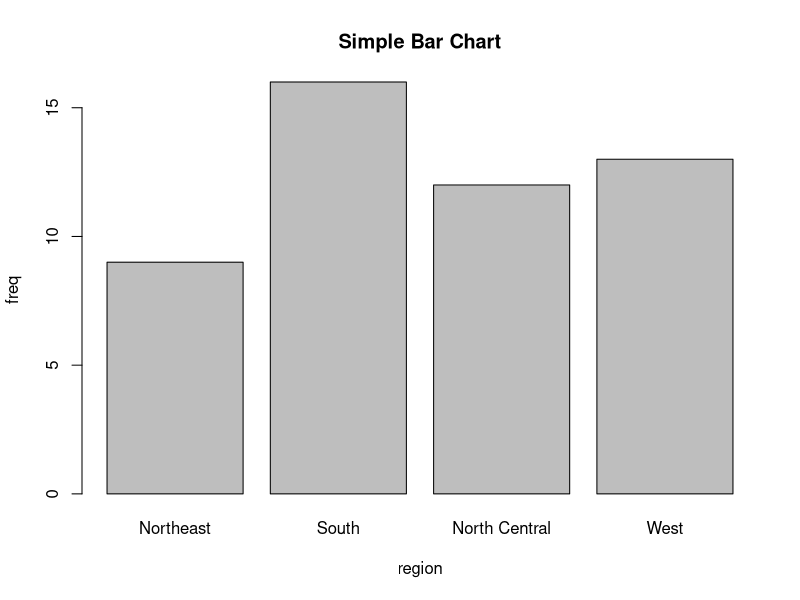
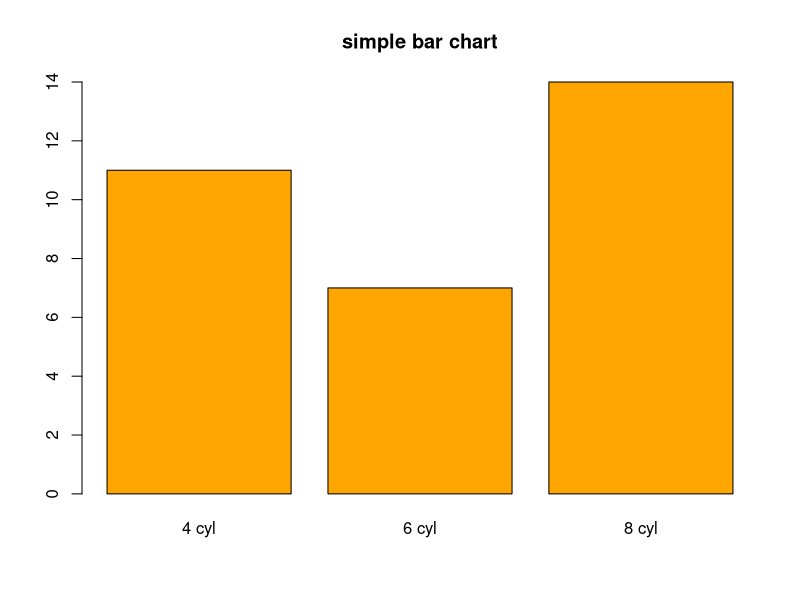
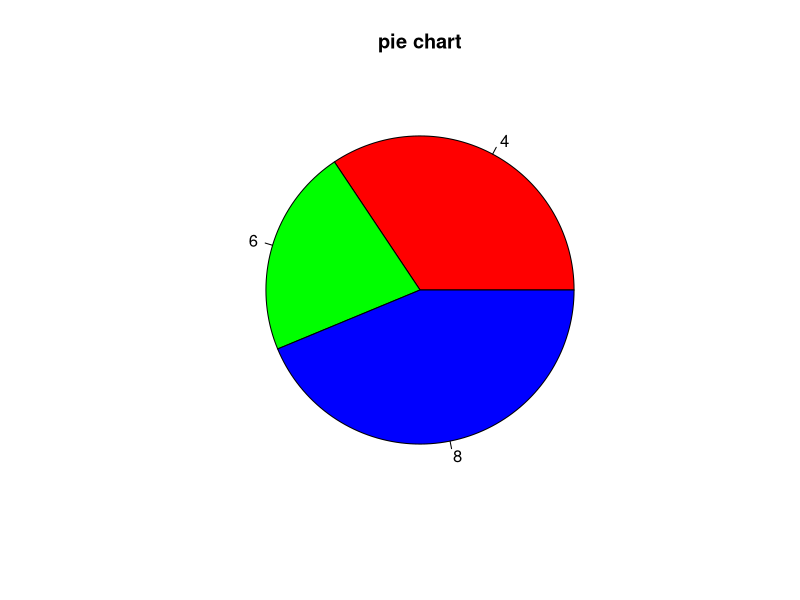
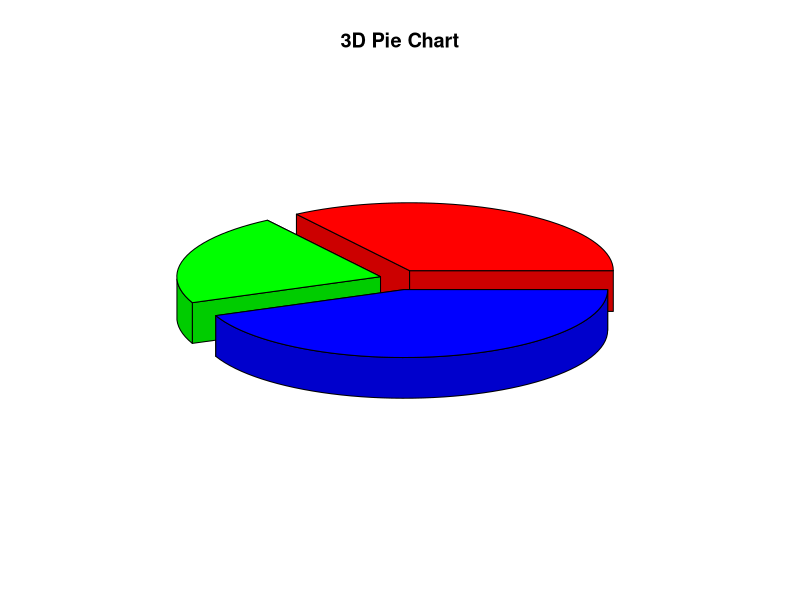
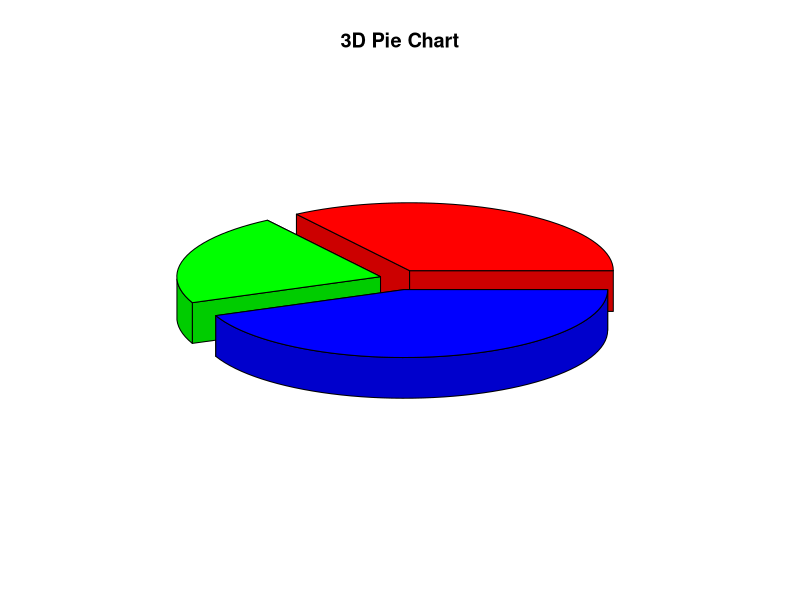
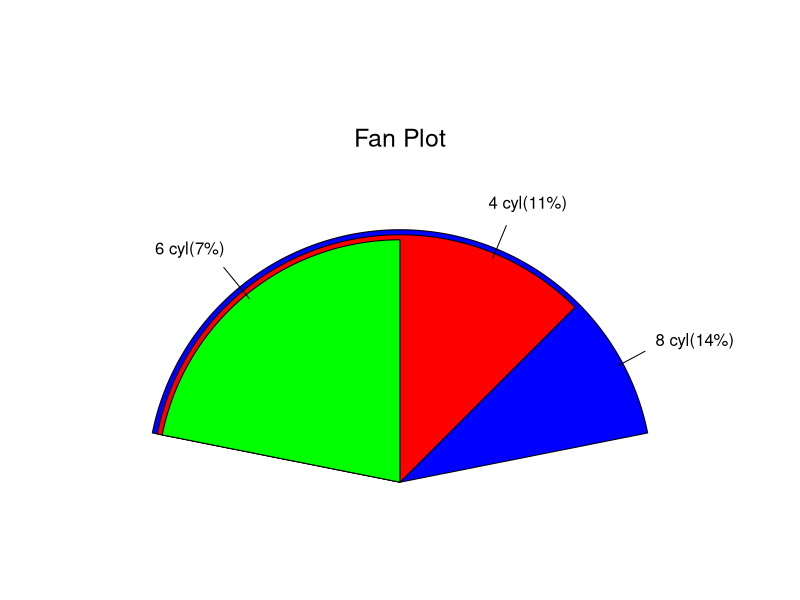
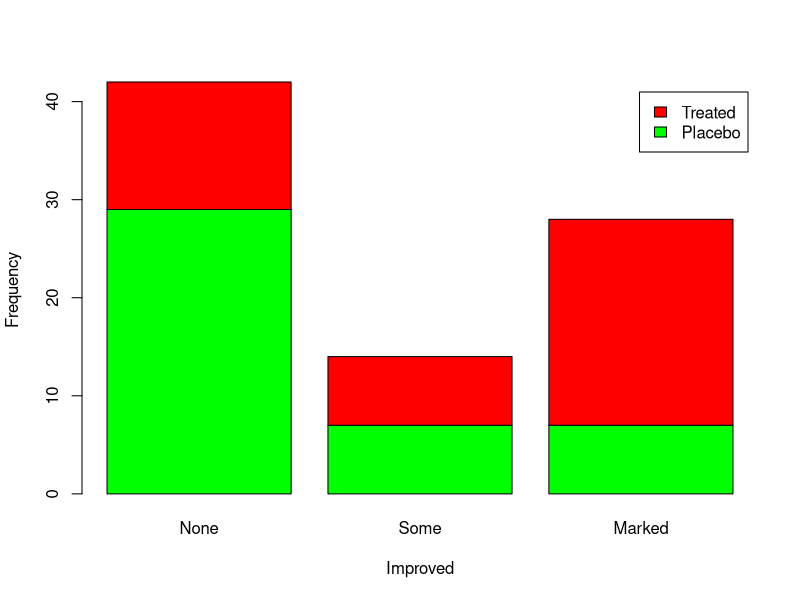
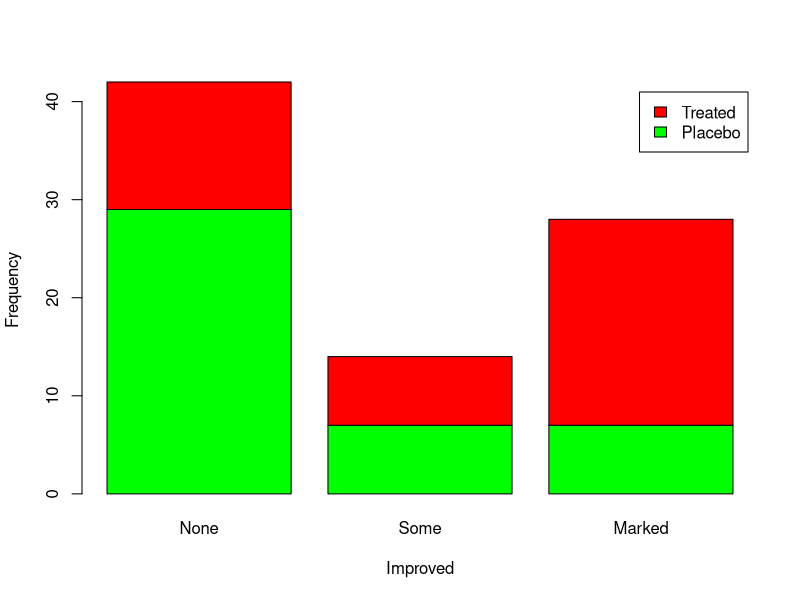

Source code (R) for these figures, in order: (Note: this script raises an error after producing the figures.)
## ---- chunk 1
knitr::opts_chunk$set(echo = TRUE)
## ---- chunk 2
library(MASS)
library(psych)
library(Hmisc)
library(xtable)

data(survey)
## ---- chunk 3
counts = table(state.region)
counts
barplot(counts, main = 'Simple Bar Chart', xlab = 'region', ylab = 'freq')
## ---- chunk 4
mtcars
str(mtcars)
head(mtcars)

freq.cyl = table(mtcars$cyl)
cyl.name = c("4 cyl", "6 cyl", "8 cyl")
barplot(freq.cyl, main = "simple bar chart", col ="orange", names.arg = cyl.name)
## ---- chunk 5
cyl.name2 = paste0(cyl.name, "(", freq.cyl, "%)")
pie(freq.cyl, lables = cyl.name2, col = rainbow(length(freq.cyl)), main = 'pie chart')

if(!require(plotrix)){install.packages('plotrix'); library(plotrix)}
pie3D(freq.cyl, lables = cyl.name2, explode = 0.1, main = '3D Pie Chart')
## ---- chunk 6
if(!require(plotrix)){install.packages('plotrix'); library(plotrix)}
pie3D(freq.cyl, lables = cyl.name2, explode = 0.1, main = '3D Pie Chart')
## ---- chunk 7
fan.plot(freq.cyl, labels = cyl.name2, main = "Fan Plot")
## ---- chunk 8
if(!require(vcd)){install.packages('vcd'); library(vcd)}
head(Arthritis, n = 3)
my.table <- xtabs( ~ Treatment + Improved, data = Arthritis)
my.table
## ---- chunk 9
barplot(my.table, xlab = "Improved", ylab = "Frequency", 
        legend.text = TRUE, col = c("green", "red"))
## ---- chunk 10
barplot(my.table, xlab = "Improved", ylab = "Frequency", 
        legend.text = TRUE, col = c("green", "red"))
## ---- chunk 11
x = rnorm(100)
barplot(x, main = "Box Plot", col = "lightblue")
## ---- chunk 12
x = faithful$waiting
hist(faithful$waiting, nclass = 8)
## ---- chunk 13
x = faithful$waiting
hist(faithful$waiting, breaks = seq(min(x), max(x), 
                                    length = 10), probability = T)
## ---- chunk 14
x = faithful$waiting
hist(faithful$waiting, nclas = 10, probability = T)
lines(density(x), col = "red", lwd = 2)
## ---- chunk 15
if(!require(vioplot)){install.packages("vioplot"); library(vioplot)}

x = rpois(1000, lambda = 3)
vioplot(x, col = 'lightblue')
## ---- chunk 16
attach(mtcars)
boxplot(mpg~cyl, data = mtcars, names = c('4 cyl', '6 cyl', '8 cyl'),
        main = 'MPG dist by cylinder')
## ---- chunk 17
hist(mpg[cyl==4], xlab = 'MPG', main = 'MPG dist by Cyl',
     xlim = c(5, 40), ylim = c(0, 10), col = 'lightblue',
     nclass = trunc(sqrt(length(mpg[cyl==4]))))
hist(mpg[cyl==6], xlab = 'MPG', main = 'MPG dist by Cyl',
     xlim = c(5, 40), ylim = c(0, 10), col = 'orange',
     nclass = trunc(sqrt(length(mpg[cyl==6]))), add = T)
hist(mpg[cyl==8], xlab = 'MPG', main = 'MPG dist by Cyl',
     xlim = c(5, 40), ylim = c(0, 10), col = 'lightblue',
     nclass = trunc(sqrt(length(mpg[cyl==8]))), add = T)
## ---- chunk 18
opar <- par(no.readonly = TRUE)
par(mfrow = c(3,1))
hist(mpg[cyl==4], xlab = 'MPG', main = 'MPG dist by Cyl',
     xlim = c(5, 40), ylim = c(0, 10), col = 'lightblue',
     nclass = trunc(sqrt(length(mpg[cyl==4]))))
hist(mpg[cyl==6], xlab = 'MPG', main = 'MPG dist by Cyl',
     xlim = c(5, 40), ylim = c(0, 10), col = 'orange',
     nclass = trunc(sqrt(length(mpg[cyl==6]))))
hist(mpg[cyl==8], xlab = 'MPG', main = 'MPG dist by Cyl',
     xlim = c(5, 40), ylim = c(0, 10), col = 'lightblue',
     nclass = trunc(sqrt(length(mpg[cyl==8]))))
par(opar)
## ---- chunk 19
plot(density(mpg[cyl==4]), xlab = "MPG", main = "MPG dist by cylinder",
     xlim = c(5, 40), ylim = c(0., 0.26))

lines(density(mpg[cyl==6]), col = "red", lty = 2)
lines(density(mpg[cyl==8]), col = "blue", lty = 3)
legend("topright", paste(c(4,6,8), "cylinder"),
       col = c("black", "red", "blue"),
       lty = c(1,2,3), lwd = 3, bty = "n")
## ---- chunk 20
tmp <- c("buckled", "unbuckled")
belt <- matrix(c(58, 2, 8, 16), ncol = 2,
               dimnames = list(parent = tmp, child = tmp))
belt
## ---- chunk 21
barplot(t(belt), main = "Tacked Bar Chart for child seat-belt usage",
        xlab = "parent", ylab = "Frequency", legend.text = T, 
        col = c("green", "red"))
## ---- chunk 22
head(colors())
tail(colors())

mycol <- colors()
plot(1:80, y=rep(1,80), col = mycol[1:80], cex = 2, pch = 20, ylim = c(0,1))
points(1:80, y=rep(0.5,80), col = mycol[81:160], cex = 2, pch = 20)
points(1:80, y=rep(0,80), col = mycol[161:240], cex = 2, pch = 20)
## ---- chunk 23
mycol <- colors()
image(matrix(1:25^2, 25, 25), col = mycol)
## ---- chunk 24
rgb(10, 4, 23, maxColorValue = 255, alpha = 10)
col2rgb("lightblue")
## ---- chunk 25
hcl(h = 0, c = 35, l = 85, alpha = 0.1)
## ---- chunk 26
hsv(0.3, 0.5, 0.1, alpha = 0.4)
## ---- chunk 27
#heat.colors(4, alpah = 0.1)
topo.colors(4, alpha = 0.1)
## ---- chunk 28
x <- 10 * (1:nrow(volcano))
y <- 10 * (1:ncol(volcano))
image(x, y, volcano, col = heat.colors(20, alpha = 1), axes = FALSE)
contour(x, y, volcano, levels = seq(90, 200, by = 5), 
        add = T, col = "white")
## ---- chunk 29
x <- 10 * (1:nrow(volcano))
y <- 10 * (1:ncol(volcano))
image(x, y, volcano, col = topo.colors(20, alpha = 1), axes = FALSE)
contour(x, y, volcano, levels = seq(90, 200, by = 5), 
        add = T, col = "white")
## ---- chunk 30
rainbow(5, s = 0.4, v = 0.3, start = 0, end = 0.05, alpha = 1)
## ---- chunk 31
if(!require(RColorBrewer)){install.packages("RColorBrewer"); library(RColorBrewer)}

brewer.pal(4, "Blues")
## ---- chunk 32
x <- 10 * (1:nrow(volcano))
y <- 10 * (1:ncol(volcano))
image(x, y, volcano, col = brewer.pal(9, "Blues"), axes = FALSE)
## ---- chunk 33
brewer.pal(4, "BrBG")
## ---- chunk 34
display.brewer.all()
## ---- chunk 35
if(!require(colorspace)){install.packages("colorspace"); library(colorspace)}

diverge_hcl(7, h = c(246, 40, c = 96, l = c(65, 90)))
## ---- chunk 36
pal = choose_palette()
## ---- chunk 37
pal <- choose_palette()
my_col = pal(50)
my_col
